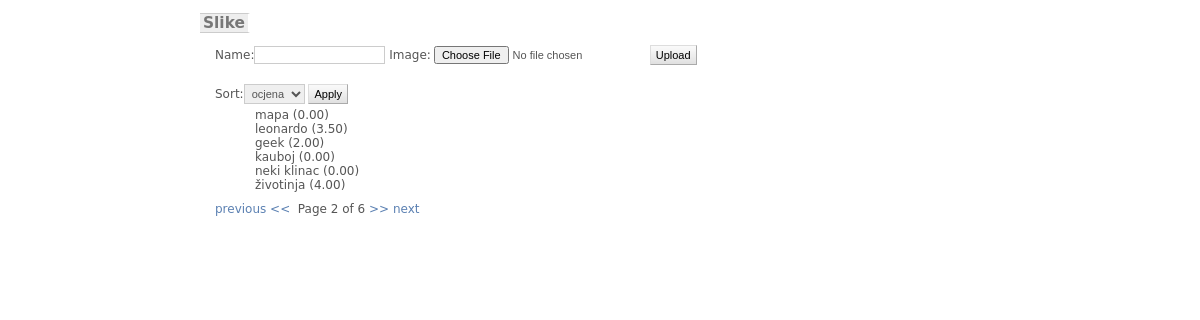
Screenshot of /?page=2 with the database file from the repository.
### galerija/models.py (models this page shows, shortened)
class Slika(models.Model):
	name = models.CharField(max_length=60, blank=True, null=True)
	image = models.FileField(upload_to="images/")
	width = models.IntegerField(blank=True, null=True)
	height = models.IntegerField(blank=True, null=True)
	ocjena = models.DecimalField(default=0.0, max_digits=5, decimal_places=2)
	thumbnail = models.ImageField(upload_to="images/", blank=True, null=True)
	class Meta:
		verbose_name_plural = 'slike'

### galerija/views.py (the view, shortened to what this page needs)
# urls.py: url(r'^$', 'galerija.views.main', name='main'),
def main(request):
	slike = Slika.objects.all()
	parameters = []
	try: page = int(request.GET.get("page", '1'))
	except ValueError: page = 1
	if page != 1 and "parameters" in request.session:
		parameters = request.session["parameters"]
	else:
		request.session["parameters"] = parameters
	if parameters == "ocjena":
		slike = Slika.objects.order_by('-ocjena')
	else:
		slike = Slika.objects.all()
	paginator = Paginator(slike, 6)
	try:
		slike = paginator.page(page)
	except (InvalidPage, EmptyPage):
		request = paginator.page(paginator.num_pages)
	uploadform = SlikaForm()
	applyform = SortForm()
	return render(request, 'galerija/list.html', {'slike': slike, 'media_url': MEDIA_URL, 'uploadform': uploadform, 'applyform': applyform})

### galerija/forms.py
class SlikaForm(ModelForm):
	class Meta:
		model = Slika
		field = ('image', 'name')
		exclude = ('width', 'height', 'ocjena', 'thumbnail')

class SortForm(forms.Form):
	sort = forms.ChoiceField(choices=izbor)

### galerija/templates/galerija/list.html (shortened to what this page needs)
{% extends "pbase.html" %}
{% block content %}
	<div class="main">
        <form action="{% url 'main' %}" method="post" enctype="multipart/form-data">{% csrf_token %}
            {{uploadform}}
            <input type="submit" value="Upload" />
        </form>
        <br />
        <form action="{% url 'main' %}" method="post" enctype="multipart/form-data">{% csrf_token %}
            {{applyform}}
            <input type="submit" value="Apply" />
        </form>
		<ul>
			{% for slik in slike %}
				<div class="title">{{ slik.name }} ({{ slik.ocjena }})</div>
			{% endfor %}
		</ul>
		{% if slike.object_list and slike.paginator.num_pages > 1 %}
		<div class="pagination">
			<span class="step-links">
				{% if slike.has_previous %}
					<a href= "?page={{ slike.previous_page_number }}">previous &lt;&lt; </a>
				{% endif %}
				<span class="current">
					&nbsp;Page {{ slike.number }} of {{ slike.paginator.num_pages }}
				</span>
				{% if slike.has_next %}
					<a href="?page={{ slike.next_page_number }}"> &gt;&gt; next</a>
				{% endif %}
			</span>
		</div>
		{% endif %}
	</div>
{% endblock %}

### jastuk/static/css/base.css (style rules this page uses)
body { margin: 0; padding: 0; font-size: 12px; font-family: "Lucida Grande","DejaVu Sans","Bitstream Vera Sans",Verdana,Arial,sans-serif; color: #333; background: #fff; }
a:link, a:visited { color: #5b80b2; text-decoration: none; }
p, ol, ul, dl { margin: .2em 0 .8em 0; }
form { margin: 0; padding: 0; }
input, textarea, select, .form-row p { margin: 2px 0; padding: 2px 3px; vertical-align: middle; font-family: "Lucida Grande", Verdana, Arial, sans-serif; font-weight: normal; font-size: 11px; }
input[type=text], input[type=password], input[type=email], input[type=url], input[type=number], textarea, select, .vTextField { border: 1px solid #ccc; }
.button, input[type=submit], input[type=button], .submit-row input { background: white url(../img/nav-bg.gif) bottom repeat-x; padding: 3px 5px; color: black; border: 1px solid #bbb; border-color: #ddd #aaa #aaa #ddd; }

### jastuk/templates/pbase.html (style rules this page uses)
* { color: #555; font-size: 1em; }

### rows the page displays
Slika: name "mapa", ocjena "0.00"
Slika: name "leonardo", ocjena "3.50"
Slika: name "geek", ocjena "2.00"
Slika: name "kauboj", ocjena "0.00"
Slika: name "neki klinac", ocjena "0.00"
Slika: name "životinja", ocjena "4.00"

### other values shown
{{ slike.number }} "2"
{{ slike.paginator.num_pages }} "6"
